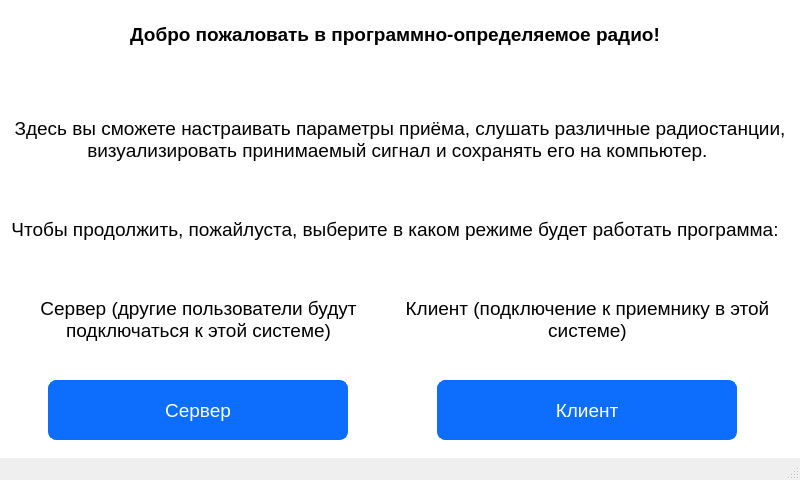
<?xml version="1.0" encoding="UTF-8"?>
<ui version="4.0">
 <class>MainWindow</class>
 <widget class="QMainWindow" name="MainWindow">
  <property name="windowModality">
   <enum>Qt::NonModal</enum>
  </property>
  <property name="geometry">
   <rect>
    <x>0</x>
    <y>0</y>
    <width>800</width>
    <height>480</height>
   </rect>
  </property>
  <property name="minimumSize">
   <size>
    <width>800</width>
    <height>480</height>
   </size>
  </property>
  <property name="maximumSize">
   <size>
    <width>800</width>
    <height>480</height>
   </size>
  </property>
  <property name="windowTitle">
   <string>Главное окно программы</string>
  </property>
  <property name="autoFillBackground">
   <bool>true</bool>
  </property>
  <property name="background-image" stdset="0">
   <url>
    <string>qrc:/newPrefix/background.png</string>
   </url>
  </property>
  <widget class="QWidget" name="centralwidget">
   <property name="styleSheet">
    <string notr="true">QWidget{
	background-color: #fff;
}
QLabel{
 background-color: #fff;
}

QPushButton {
  background-color: #0d6efd;
  color: #fff;
  border-radius: 8px;
  border: 1px solid #0d6efd;
  padding: 5px 15px;
  margin-top: 10px;
  outline: 0px;
}
QPushButton:hover,
QPushButton:focus {
  background-color: #0b5ed7;
  border: 3px solid #9ac3fe;
}</string>
   </property>
   <widget class="QWidget" name="verticalLayoutWidget">
    <property name="geometry">
     <rect>
      <x>0</x>
      <y>-20</y>
      <width>977</width>
      <height>628</height>
     </rect>
    </property>
    <layout class="QVBoxLayout" name="verticalLayout_4">
     <item>
      <widget class="QLabel" name="label_16">
       <property name="enabled">
        <bool>true</bool>
       </property>
       <property name="minimumSize">
        <size>
         <width>790</width>
         <height>100</height>
        </size>
       </property>
       <property name="maximumSize">
        <size>
         <width>790</width>
         <height>100</height>
        </size>
       </property>
       <property name="font">
        <font>
         <family>Arial</family>
         <pointsize>14</pointsize>
         <weight>75</weight>
         <bold>true</bold>
        </font>
       </property>
       <property name="text">
        <string>Добро пожаловать в программно-определяемое радио!</string>
       </property>
       <property name="scaledContents">
        <bool>false</bool>
       </property>
       <property name="alignment">
        <set>Qt::AlignCenter</set>
       </property>
       <property name="wordWrap">
        <bool>true</bool>
       </property>
      </widget>
     </item>
     <item>
      <widget class="QLabel" name="label_17">
       <property name="enabled">
        <bool>true</bool>
       </property>
       <property name="minimumSize">
        <size>
         <width>800</width>
         <height>90</height>
        </size>
       </property>
       <property name="maximumSize">
        <size>
         <width>800</width>
         <height>90</height>
        </size>
       </property>
       <property name="font">
        <font>
         <family>Arial</family>
         <pointsize>14</pointsize>
        </font>
       </property>
       <property name="text">
        <string>Здесь вы сможете настраивать параметры приёма, слушать различные радиостанции, визуализировать принимаемый сигнал и сохранять его на компьютер. </string>
       </property>
       <property name="scaledContents">
        <bool>false</bool>
       </property>
       <property name="alignment">
        <set>Qt::AlignCenter</set>
       </property>
       <property name="wordWrap">
        <bool>true</bool>
       </property>
      </widget>
     </item>
     <item>
      <widget class="QLabel" name="label_18">
       <property name="enabled">
        <bool>true</bool>
       </property>
       <property name="minimumSize">
        <size>
         <width>790</width>
         <height>70</height>
        </size>
       </property>
       <property name="maximumSize">
        <size>
         <width>790</width>
         <height>70</height>
        </size>
       </property>
       <property name="font">
        <font>
         <family>Arial</family>
         <pointsize>14</pointsize>
        </font>
       </property>
       <property name="styleSheet">
        <string notr="true">QMainWindow{
	background-image: url(:/newPrefix/background.png);
}</string>
       </property>
       <property name="text">
        <string>Чтобы продолжить, пожайлуста, выберите в каком режиме будет работать программа:</string>
       </property>
       <property name="scaledContents">
        <bool>false</bool>
       </property>
       <property name="alignment">
        <set>Qt::AlignCenter</set>
       </property>
       <property name="wordWrap">
        <bool>true</bool>
       </property>
      </widget>
     </item>
     <item>
      <layout class="QGridLayout" name="gridLayout_5">
       <property name="rightMargin">
        <number>190</number>
       </property>
       <property name="bottomMargin">
        <number>160</number>
       </property>
       <item row="0" column="1">
        <widget class="QLabel" name="label_19">
         <property name="enabled">
          <bool>true</bool>
         </property>
         <property name="minimumSize">
          <size>
           <width>369</width>
           <height>90</height>
          </size>
         </property>
         <property name="maximumSize">
          <size>
           <width>369</width>
           <height>90</height>
          </size>
         </property>
         <property name="font">
          <font>
           <family>Arial</family>
           <pointsize>14</pointsize>
          </font>
         </property>
         <property name="text">
          <string>Клиент (подключение к приемнику в этой системе)</string>
         </property>
         <property name="scaledContents">
          <bool>false</bool>
         </property>
         <property name="alignment">
          <set>Qt::AlignCenter</set>
         </property>
         <property name="wordWrap">
          <bool>true</bool>
         </property>
        </widget>
       </item>
       <item row="0" column="0">
        <widget class="QLabel" name="label_20">
         <property name="enabled">
          <bool>true</bool>
         </property>
         <property name="minimumSize">
          <size>
           <width>369</width>
           <height>90</height>
          </size>
         </property>
         <property name="maximumSize">
          <size>
           <width>369</width>
           <height>90</height>
          </size>
         </property>
         <property name="font">
          <font>
           <family>Arial</family>
           <pointsize>14</pointsize>
          </font>
         </property>
         <property name="frameShape">
          <enum>QFrame::NoFrame</enum>
         </property>
         <property name="text">
          <string>Сервер (другие пользователи будут подключаться к этой системе)</string>
         </property>
         <property name="scaledContents">
          <bool>false</bool>
         </property>
         <property name="alignment">
          <set>Qt::AlignCenter</set>
         </property>
         <property name="wordWrap">
          <bool>true</bool>
         </property>
        </widget>
       </item>
       <item row="1" column="0" alignment="Qt::AlignHCenter">
        <widget class="QPushButton" name="pushButton_server">
         <property name="enabled">
          <bool>true</bool>
         </property>
         <property name="minimumSize">
          <size>
           <width>300</width>
           <height>70</height>
          </size>
         </property>
         <property name="maximumSize">
          <size>
           <width>300</width>
           <height>70</height>
          </size>
         </property>
         <property name="font">
          <font>
           <family>Arial</family>
           <pointsize>14</pointsize>
          </font>
         </property>
         <property name="text">
          <string>Сервер</string>
         </property>
         <property name="default">
          <bool>false</bool>
         </property>
        </widget>
       </item>
       <item row="1" column="1" alignment="Qt::AlignHCenter">
        <widget class="QPushButton" name="pushButton_client">
         <property name="minimumSize">
          <size>
           <width>300</width>
           <height>70</height>
          </size>
         </property>
         <property name="maximumSize">
          <size>
           <width>300</width>
           <height>70</height>
          </size>
         </property>
         <property name="font">
          <font>
           <family>Arial</family>
           <pointsize>14</pointsize>
          </font>
         </property>
         <property name="autoFillBackground">
          <bool>false</bool>
         </property>
         <property name="text">
          <string>Клиент</string>
         </property>
         <property name="autoDefault">
          <bool>false</bool>
         </property>
         <property name="default">
          <bool>false</bool>
         </property>
        </widget>
       </item>
      </layout>
     </item>
    </layout>
   </widget>
  </widget>
  <widget class="QStatusBar" name="statusbar"/>
 </widget>
 <resources>
  <include location="../ДИПЛОМ/resource.qrc"/>
 </resources>
 <connections/>
</ui>
